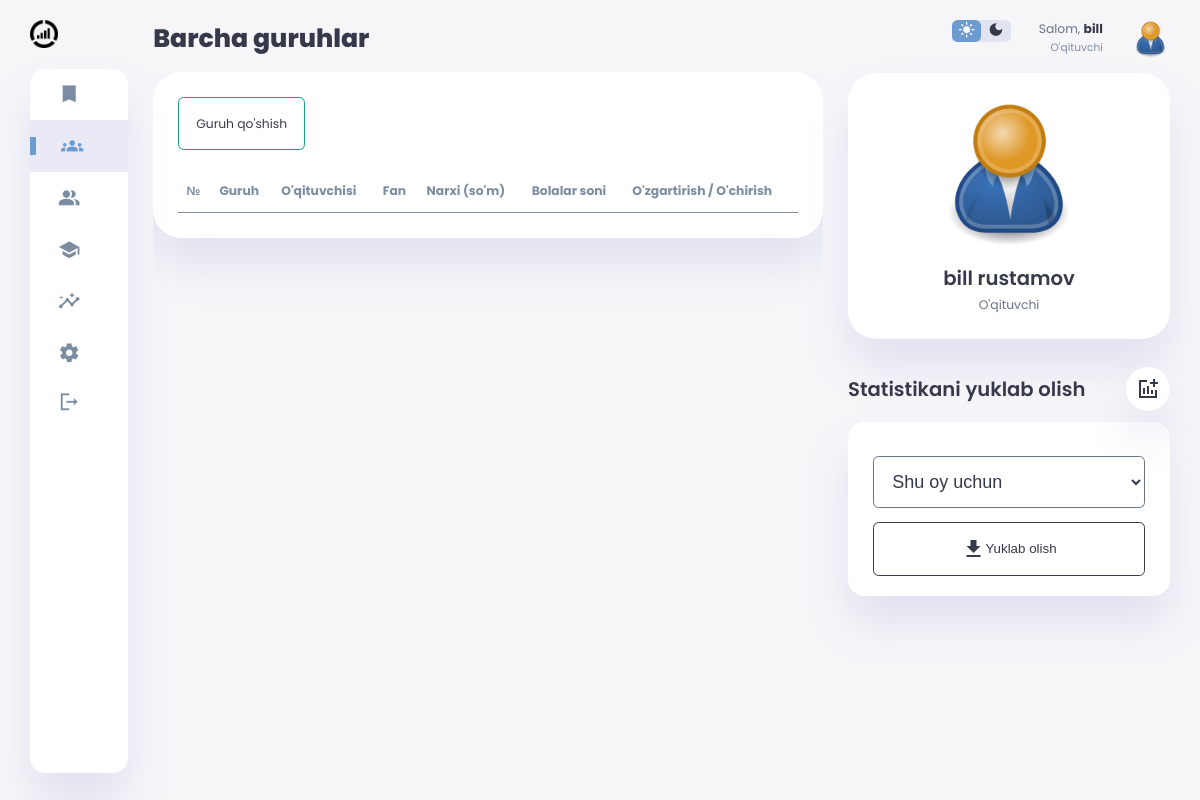
The page /groups/ (signed in) on the database its author committed.
### app_users/models.py (models this page shows, shortened)
class User(AbstractUser):
    first_name = models.CharField(max_length=200, verbose_name="Ism")
    last_name = models.CharField(max_length=200, verbose_name="Familiya")
    email = models.EmailField(max_length=200, verbose_name="E-mail manzil", null=True, blank=True, unique=True)
    job = models.CharField(max_length=200, default="O'qituvchi", blank=True, null=True)
    profile_picture = models.ImageField(upload_to='thedevu101-admin-media/profile-pictures/',
                                        null=True,
                                        blank=True,
                                        default='profile-pictures/user-default.png', verbose_name="Profil rasmi")
    created = models.DateTimeField(auto_now_add=True)
    updated = models.DateTimeField(auto_now=True)
    id = models.UUIDField(default=uuid.uuid4, editable=False, primary_key=True, unique=True)
    REQUIRED_FIELDS = ['first_name', 'last_name', 'email']
    @property
    def full_name(self):
        return f"{self.first_name} {self.last_name}"
    class Meta:
        unique_together = [
            ['first_name', 'last_name']
        ]

### app_main/views.py (the view)
# urls.py: path('groups/', views.groups, name='groups'),
@login_required(login_url="signin")
def groups(request):
    context = {
        "title": "Barchar guruhlar",
        "groups_list": Group.objects.all().order_by("name", "-created"),
        "groups": True,
    }
    return render(request, "app_main/groups.html", context)

### app_main/templates/app_main/groups.html (shortened to what this page needs)
{% extends 'base.html' %}
{% block content %}
{% load humanize %}
{% include 'components/_navbar.html' %}
<main>
  <h1>Barcha guruhlar</h1>
  <div class="card-wrapper">
    <div class="card">
      <a class="button add-button" href="{% url 'add_group' %}">Guruh qo'shish</a>
      <table>
        <tbody>
          <tr>
            <th>№</th>
            <th>Guruh</th>
            <th>O'qituvchisi</th>
            <th>Fan</th>
            <th>Narxi (so'm)</th>
            <th>Bolalar soni</th>
            <th>O'zgartirish / O'chirish</th>
          </tr>
        </tbody>
      </table>
    </div>
  </div>
</main>
{% include 'components/_right_block.html' %} {% endblock content %}

### templates/components/_right_block.html (shortened to what this page needs)
{% load static %}
<div class="right-section">
    <div class="nav">
        <div class="dark-mode">
            <span class="material-icons-sharp">
            </span>
            <span class="material-icons-sharp">
            </span>
        </div>
        <div class="profile">
            <div class="info">
		    <p>Salom, <b>{{ request.user.first_name }}</b></p>
                <small class="text-muted">{{ request.user.job }}</small>
            </div>
            <div class="profile-photo">
                <img src="{{ request.user.profile_picture.url }}" alt="{{ request.user.full_name }}"
                    title="{{ request.user.full_name }}">
            </div>
        </div>
    </div>
    <div class="user-profile">
        <div class="logo" style="display: flex; flex-direction: column; align-items: center;">
            {% if not request.user.profile_picture %}
            <img src="{% static 'profile-pictures/user-default.png' %}" title="{{ request.user.full_name }}">
            {% else %}
            <img src="{{ request.user.profile_picture.url }}" alt="{{ request.user.full_name }}"
                title="{{ request.user.full_name }}">
            {% endif %}
            <h2>{{ request.user.full_name }}</h2>
            <p>{{ request.user.job }}</p>
        </div>
    </div>
    <div class="reminders">
        <div class="header">
            <h2>Statistikani yuklab olish</h2>
            <span class="material-icons-sharp">
            </span>
        </div>
        <div class="notification">
            <form action="{% url 'download_stats' %}" method="post">
                <select name="month">
                    <option value="current">Shu oy uchun</option>
                </select>
                <br>
                <button type="submit" class="button">
                    <span class="material-icons-sharp">
                    </span>
                    Yuklab olish
                </button>
            </form>
        </div>
    </div>
</div>

### rows shown on the page
User: user.first_name "bill", user.job "O'qituvchi", user.profile_picture (placeholder picture), user.full_name "bill rustamov"
